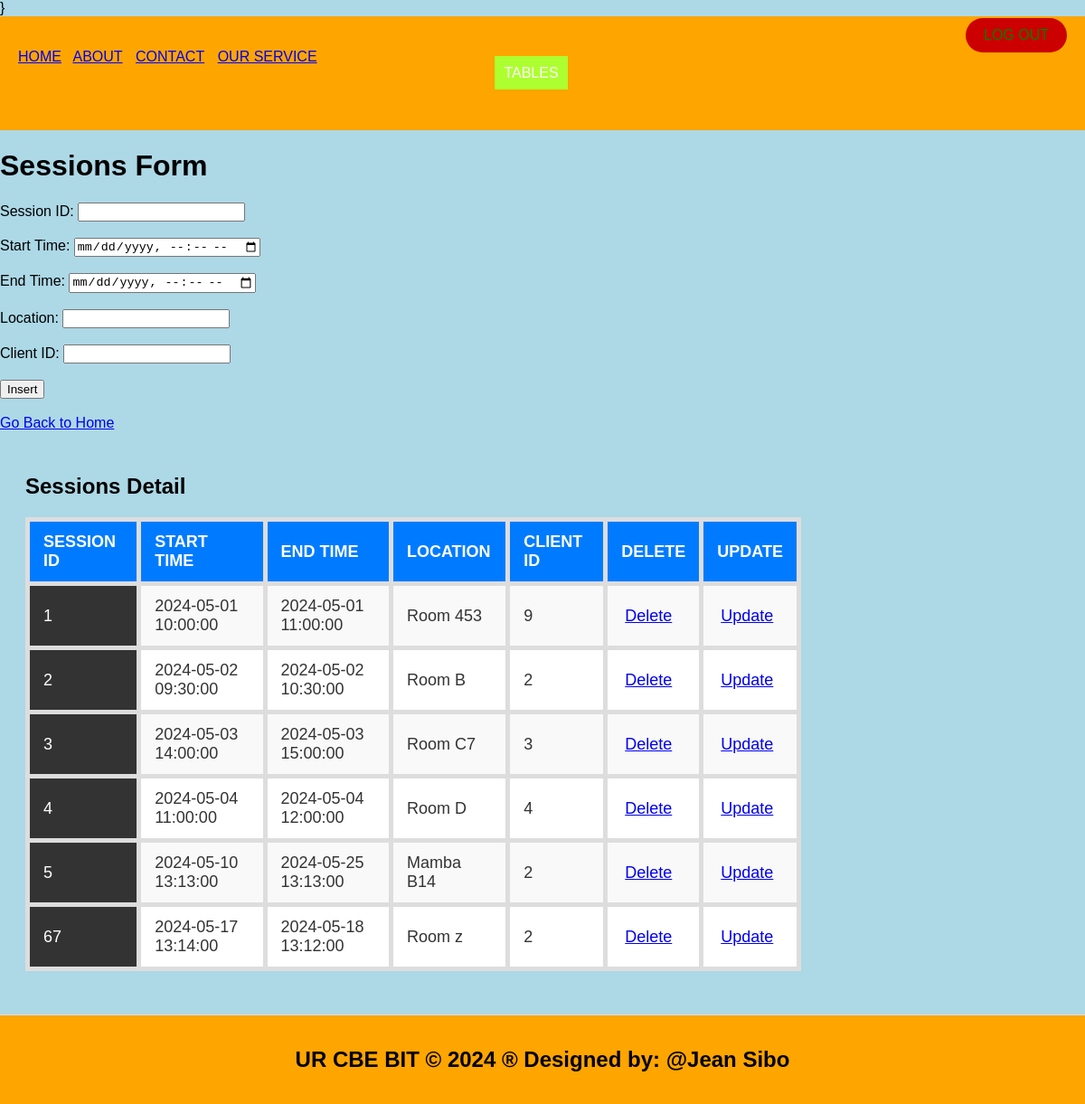
Screenshot of /sessions.php with the database file from the repository.
### tables this page shows
CREATE TABLE `sessions` (
  `session_id` int(11) NOT NULL,
  `start_time` datetime DEFAULT NULL,
  `end_time` datetime DEFAULT NULL,
  `location` varchar(100) DEFAULT NULL,
  `client_id` int(11) DEFAULT NULL
);

### sessions.php (the view, shortened to what this page needs)
 <!DOCTYPE html>
<html lang="en">
<head>
  <link rel="stylesheet" type="text/css" href="style.css">
</head>
<body style="background-color: lightblue;">
  <header>
    <ul style="list-style-type: none; padding: 0;">
      <li style="display: inline; margin-right: 10px;">
        <ul style="list-style-type: none; padding: 0;">
          <li style="display: inline; margin-right: 8px;"><a href="./home.html">HOME</a></li>
          <li style="display: inline; margin-right: 10px;"><a href="./about.html">ABOUT</a></li>
          <li style="display: inline; margin-right: 10px;"><a href="./contact.html">CONTACT</a></li>
          <li style="display: inline; margin-right: 80px;">
        <a href="./ourservice.html">OUR SERVICE</a>
      </li>
          <center>
          <li class="dropdown" style="display: inline; margin-right: 10px;">
            <a href="#" style="padding: 10px; color: white; background-color: greenyellow; text-decoration: none; margin-right: 15px;"> TABLES </a>
          </li>
        </center>
    <a class="logout" href="logout.php">LOG OUT</a>
        </ul>
      </li>
    </ul>
  </header>
  <body style="background-color: yellowgreen;">
    <h1>Sessions Form</h1>
    <form method="post" onsubmit="return confirmInsert();">
      <label for="session_id">Session ID:</label>
      <input type="number" id="session_id" name="session_id" required><br><br>
      <label for="start_time">Start Time:</label>
      <input type="datetime-local" id="start_time" name="start_time" required><br><br>
      <label for="end_time">End Time:</label>
      <input type="datetime-local" id="end_time" name="end_time" required><br><br>
      <label for="location">Location:</label>
      <input type="text" id="location" name="location" required><br><br>
      <label for="client_id">Client ID:</label>
      <input type="number" id="client_id" name="client_id" required><br><br>
      <input type="submit" name="add" value="Insert"><br><br>
      <a href="./home.html">Go Back to Home</a>
    </form>
    <?php
    include('database_connection.php');
    ?>
    <section>
      <h2>Sessions Detail</h2>
      <table>
        <tr>
          <th>Session ID</th>
          <th>Start Time</th>
          <th>End Time</th>
          <th>Location</th>
          <th>Client ID</th>
          <th>Delete</th>
          <th>Update</th>
        </tr>
        <?php
        $sql = "SELECT * FROM sessions";
        $result = $connection->query($sql);
        if ($result->num_rows > 0) {
          while ($row = $result->fetch_assoc()) {
            echo "<tr>
              <td>{$row['session_id']}</td>
              <td>{$row['start_time']}</td>
              <td>{$row['end_time']}</td>
              <td>{$row['location']}</td>
              <td>{$row['client_id']}</td>
              <td><a style='padding:4px' href='delete_session.php?session_id={$row['session_id']}'>Delete</a></td>
              <td><a style='padding:4px' href='update_session.php?session_id={$row['session_id']}'>Update</a></td>
            </tr>";
          }
        } else {
          echo "<tr><td colspan='7'>No data found</td></tr>";
        }
        ?>
      </table>
    </section>
    <footer>
      <h2>UR CBE BIT &copy; 2024 &reg; Designed by: @Jean  Sibo</h2>
    </footer>
  </body>
</html>

### style.css (style rules this page uses)
body { font-family: Arial, sans-serif; margin: 0; padding: 0; }
.dropdown { position: relative; display: none; margin-right: 15px; }
body { font-family: Arial,sans-serif; margin:0; padding:0; }
header { background-color:orange; padding: 20px; }
footer { text-align: center; padding: 15px; background-color:orange; }
.dropdown { position: right; display:right; direction:rtl; }
section { padding:28px; border-bottom: 1px solid #ddd; }

### sessions.php (style rules this page uses)
table { width: 75%; border-collapse: collapse; margin: 20px 0; font-size: 18px; text-align: left; }
td:first-child { background-color: #333333; color: #ffffff; }
th, td { padding: 12px 15px; border: 5px solid #ddd; }
th { background-color: #f4f4f4; color: #333; }
tr:nth-child(even) { background-color: #f9f9f9; }
tr:nth-child(odd) { background-color: #fff; }
th { font-weight: bold; text-transform: uppercase; background-color: #007BFF; color: white; }
td { color: #333; }
.logout { position: absolute; top: 20px; right: 20px; color: green; background-color: #cc0000; padding: 10px 20px; text-decoration: none; border-radius: 20px; transition: background-color 0.3s ease; }

### rows the page displays
sessions: session_id "1", start_time "2024-05-01 10:00:00", end_time "2024-05-01 11:00:00", location "Room 453", client "9"
sessions: session_id "2", start_time "2024-05-02 09:30:00", end_time "2024-05-02 10:30:00", location "Room B", client "2"
sessions: session_id "3", start_time "2024-05-03 14:00:00", end_time "2024-05-03 15:00:00", location "Room C7", client "3"
sessions: session_id "4", start_time "2024-05-04 11:00:00", end_time "2024-05-04 12:00:00", location "Room D", client "4"
sessions: session_id "5", start_time "2024-05-10 13:13:00", end_time "2024-05-25 13:13:00", location "Mamba B14", client "2"
sessions: session_id "67", start_time "2024-05-17 13:14:00", end_time "2024-05-18 13:12:00", location "Room z", client "2"
